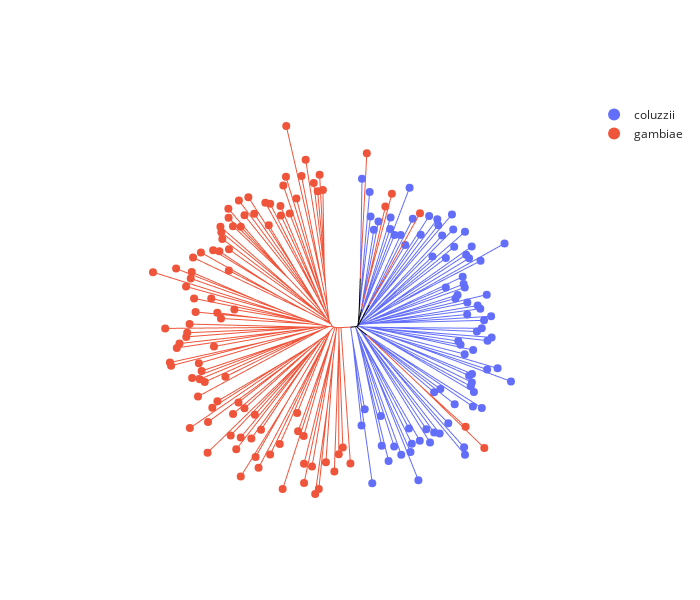

Notebook source saved alongside this figure:
### Code cell
anjl.plot_equal_angle(
    Z3,
    line_width=1,
    marker_size=8,
    count_sort=True,
    color="taxon",
    hover_name="sample_id",
    leaf_data=ld3,
)

### Figure 1 — Plotly figure (JSON) as saved in the notebook; plotly's stock layout.template omitted (floating-point values rounded to 4 significant figures; data arrays with more than 128 entries replaced by an {"elided": "..."} marker saying what was removed)
{"data": [{"hovertemplate": "taxon=coluzzii<br>x=%{x}<br>y=%{y}<extra></extra>", "legendgroup": "coluzzii", "line": {"color": "#636EFA", "dash": "solid", "width": 1}, "marker": {"symbol": "circle"}, "mode": "lines", "name": "coluzzii", "showlegend": false, "type": "scattergl", "x": {"elided": "441 float values"}, "xaxis": "x", "y": {"elided": "441 float values"}, "yaxis": "y"}, {"hovertemplate": "taxon=gambiae<br>x=%{x}<br>y=%{y}<extra></extra>", "legendgroup": "gambiae", "line": {"color": "#EF553B", "dash": "solid", "width": 1}, "marker": {"symbol": "circle"}, "mode": "lines", "name": "gambiae", "showlegend": false, "type": "scattergl", "x": {"elided": "579 float values"}, "xaxis": "x", "y": {"elided": "579 float values"}, "yaxis": "y"}, {"hovertemplate": "taxon=<br>x=%{x}<br>y=%{y}<extra></extra>", "legendgroup": "", "line": {"color": "black", "dash": "solid", "width": 1}, "marker": {"symbol": "circle"}, "mode": "lines", "name": "", "showlegend": false, "type": "scattergl", "x": [0, 0.07208, null, 0, -0.07208, null, -0.07208, -0.011, null, -0.07208, -0.1521, null, -0.1521, -0.3591, null, -0.3591, 0.2276, null, -0.3591, -0.6296, null, -0.6296, -1.767, null, 0.2276, 1.501, null, 1.501, 1.543, null, 1.543, 2.043, null, -0.011, 0.3913, null, 0.3913, 1.137, null, 1.137, 2.015, null, 2.015, 2.707, null, 0.07208, 0.2691, null, 0.07208, 0.2872, null, 0.2872, 0.6801, null, 0.6801, 0.8081, null, 0.2691, 0.5393, null], "xaxis": "x", "y": [0, 0.3411, null, 0, -0.3411, null, -0.3411, -0.3009, null, -0.3411, -0.4218, null, -0.4218, -0.5381, null, -0.5381, -1.13, null, -0.5381, -0.6127, null, -0.6127, -0.7217, null, -1.13, -2.135, null, -2.135, -2.171, null, -2.171, -2.625, null, -0.3009, 0.3229, null, 0.3229, 1.734, null, 1.734, 3.329, null, 3.329, 4.536, null, 0.3411, 3.174, null, 0.3411, 1.096, null, 1.096, 2.955, null, 2.955, 3.512, null, 3.174, 10.95, null], "yaxis": "y"}, {"hovertemplate": "<b>%{hovertext}</b><br><br>taxon=coluzzii<br>x=%{x}<br>y=%{y}<extra></extra>", "hovertext": ["AB0229-C", "AB0094-Cx", "AB0226-C", "AB0222-C", "AB0188-C", "AB0182-C", "AB0210-C", "AB0110-C", "AB0212-C", "AB0109-C", "AB0266-Cx", "AB0282-Cx", "AB0214-C", "AB0276-C", "AB0191-Cx", "AB0227-Cx", "AB0187-C", "AB0247-C", "AB0230-Cx", "AB0095-Cx", "AB0132-C", "AB0123-C", "AB0114-C", "AB0249-Cx", "AB0196-C", "AB0091-C", "AB0088-C", "AB0216-C", "AB0250-Cx", "AB0089-Cx", "AB0112-C", "AB0111-C", "AB0267-C", "AB0234-C", "AB0263-C", "AB0183-C", "AB0193-C", "AB0138-Cx", "AB0124-C", "AB0186-C", "AB0092-C", "AB0240-C", "AB0213-C", "AB0262-Cx", "AB0248-C", "AB0137-Cx", "AB0243-C", "AB0185-Cx", "AB0113-C", "AB0099-Cx", "AB0192-C", "AB0090-C", "AB0242-C", "AB0101-C", "AB0237-C", "AB0115-C", "AB0142-C", "AB0122-C", "AB0098-Cx", "AB0259-Cx", "AB0189-C", "AB0190-C", "AB0100-C", "AB0246-C", "AB0215-C", "AB0181-C", "AB0087-C", "AB0221-C", "AB0258-Cx", "AB0184-C", "AB0223-C", "AB0209-C", "AB0224-C", "AB0194-C", "AB0121-C", "AB0219-Cx", "AB0097-Cx", "AB0257-C", "AB0139-C", "AB0204-C", "AB0140-C", "AB0279-C"], "legendgroup": "coluzzii", "marker": {"color": "#636EFA", "size": 8, "symbol": "circle"}, "mode": "markers", "name": "coluzzii", "orientation": "v", "showlegend": true, "type": "scatter", "x": [0.8326, 3.416, 1.597, 5.679, 7.329, 5.456, 8.672, 10.36, 14.48, 12.58, 12.89, 12.21, 14.8, 17.27, 16.38, 18.25, 19.57, 25.66, 25.44, 21.65, 18.25, 23.18, 19.74, 27.55, 29.69, 27.79, 27.04, 27.3, 26.65, 27.34, 36.68, 30.97, 33.48, 25.58, 27.61, 24.59, 24.04, 31.05, 32.04, 28.5, 29.68, 30.22, 31.91, 26.18, 29.33, 28.7, 26.21, 30.87, 23.37, 23.87, 25.6, 25.32, 21.05, 25.1, 29.39, 35.14, 26.64, 25.93, 27.25, 21.06, 23.06, 25.65, 17.85, 22.84, 20.17, 22.52, 19.25, 19.01, 15.04, 17.06, 11.32, 13.13, 10.25, 8.763, 12.37, 7.705, 7.808, 4.887, 3.78, 3.0, 2.782, 0.9548], "xaxis": "x", "y": [-24.29, -38.14, -20.44, -29.2, -32.82, -22.05, -29.36, -31.3, -37.44, -30.65, -28.68, -25.05, -27.95, -28.39, -25.22, -25.99, -26.22, -31.35, -29.54, -23.78, -16.36, -19.21, -15.59, -19.78, -20.1, -16.28, -14.92, -13.98, -12.38, -11.94, -13.73, -10.86, -10.61, -7.198, -6.231, -4.964, -4.058, -3.972, -3.195, -1.775, -1.008, 0.907, 1.884, 2.319, 3.685, 4.452, 5.173, 7.071, 6.158, 6.993, 8.802, 9.605, 8.78, 11.36, 15.19, 19.36, 15.81, 16.66, 18.62, 15.86, 18.55, 22.15, 16.21, 22.69, 21.26, 26.27, 23.73, 25.18, 21.41, 25.92, 18.97, 25.28, 21.41, 21.37, 32.72, 22.8, 25.6, 24.62, 22.64, 25.79, 31.72, 34.89], "yaxis": "y"}, {"hovertemplate": "<b>%{hovertext}</b><br><br>taxon=gambiae<br>x=%{x}<br>y=%{y}<extra></extra>", "hovertext": ["AB0160-Cx", "AB0096-C", "AB0117-C", "AB0241-C", "AB0130-Cx", "AB0217-C", "AB0127-C", "AB0253-C", "AB0198-C", "AB0277-C", "AB0145-C", "AB0271-Cx", "AB0146-Cx", "AB0264-C", "AB0136-Cx", "AB0239-C", "AB0134-C", "AB0176-Cx", "AB0280-Cx", "AB0159-C", "AB0148-Cx", "AB0129-C", "AB0278-C", "AB0144-C", "AB0273-Cx", "AB0143-Cx", "AB0128-C", "AB0261-Cx", "AB0161-C", "AB0131-Cx", "AB0225-C", "AB0118-C", "AB0235-C", "AB0201-Cx", "AB0174-C", "AB0256-C", "AB0252-C", "AB0231-C", "AB0275-C", "AB0202-Cx", "AB0265-C", "AB0255-C", "AB0167-C", "AB0162-C", "AB0244-C", "AB0208-C", "AB0165-C", "AB0133-C", "AB0179-Cx", "AB0147-C", "AB0205-C", "AB0180-Cx", "AB0126-Cx", "AB0238-C", "AB0172-Cx", "AB0085-Cx", "AB0170-C", "AB0119-C", "AB0135-C", "AB0086-Cx", "AB0232-Cx", "AB0197-C", "AB0153-C", "AB0268-C", "AB0206-C", "AB0274-C", "AB0233-C", "AB0164-C", "AB0151-Cx", "AB0272-Cx", "AB0269-Cx", "AB0178-C", "AB0203-C", "AB0177-C", "AB0207-C", "AB0158-Cx", "AB0236-Cx", "AB0211-C", "AB0218-C", "AB0173-C", "AB0166-C", "AB0104-Cx", "AB0200-C", "AB0283-C", "AB0150-Cx", "AB0169-C", "AB0171-Cx", "AB0103-C", "AB0199-C", "AB0260-C", "AB0228-C", "AB0284-C", "AB0155-Cx", "AB0270-C", "AB0116-C", "AB0175-Cx", "AB0251-C", "AB0157-Cx", "AB0281-Cx"], "legendgroup": "gambiae", "marker": {"color": "#EF553B", "size": 8, "symbol": "circle"}, "mode": "markers", "name": "gambiae", "orientation": "v", "showlegend": true, "type": "scatter", "x": [-8.428, -9.215, -9.675, -10.63, -12.56, -13.54, -17.21, -14.78, -17.29, -17.92, -16.39, -18.6, -18.5, -21.07, -22.23, -21.41, -26.3, -24.9, -28.58, -27.23, -31.1, -28.12, -31.05, -30.0, -33.01, -32.79, -32.55, -30.96, -33.26, -34.75, -37.69, -30.99, -39.56, -39.88, -43.64, -40.13, -49.17, -41.24, -35.2, -39.32, -29.65, -33.75, -38.97, -32.86, -40.4, -46.25, -40.98, -41.2, -42.82, -43.46, -34.55, -45.11, -44.84, -38.19, -37.52, -39.8, -37.96, -36.77, -31.81, -38.38, -33.72, -34.95, -40.34, -35.98, -28.68, -29.97, -27.24, -36.09, -30.54, -24.74, -28.13, -29.21, -25.58, -23.26, -28.13, -24.57, -23.86, -21.08, -18.77, -14.61, -14.38, -18.08, -13.03, -12.96, -12.94, -11.03, -10.28, -9.41, -7.708, -5.682, -4.621, -3.65, -1.829, 30.28, 25.79, 14.86, 8.115, 6.551, 2.104], "xaxis": "x", "y": [32.18, 35.84, 31.85, 33.85, 39.4, 35.52, 47.52, 30.15, 35.33, 33.23, 26.55, 28.32, 26.08, 28.86, 29.12, 23.73, 30.43, 26.48, 29.66, 26.1, 27.67, 23.36, 25.52, 23.5, 23.37, 22.05, 20.44, 17.95, 17.45, 17.73, 17.19, 12.87, 15.97, 12.47, 13.32, 10.96, 12.46, 9.022, 6.164, 6.166, 3.497, 2.741, 2.913, 1.366, 0.01626, -1.026, -2.075, -3.062, -4.657, -5.703, -5.361, -9.214, -9.969, -9.4, -11.23, -12.9, -13.21, -13.88, -12.62, -17.36, -18.48, -20.04, -24.94, -23.48, -18.8, -21.53, -20.2, -30.83, -26.69, -21.73, -27.16, -30.02, -27.42, -25.33, -36.56, -31.84, -34.47, -31.28, -28.73, -21.34, -25.72, -39.57, -26.85, -33.49, -38.09, -34.12, -40.74, -39.51, -33.1, -35.34, -31.21, -29.58, -33.43, -29.71, -24.63, 26.6, 31.24, 28.18, 40.97], "yaxis": "y"}], "layout": {"height": 600, "legend": {"itemsizing": "constant", "tracegroupgap": 0}, "width": 700, "xaxis": {"autorange": true, "domain": [0, 1], "mirror": false, "range": [-66.92, 54.43], "showgrid": false, "showline": false, "showticklabels": false, "ticks": "", "title": {}, "type": "linear"}, "yaxis": {"autorange": true, "domain": [0, 1], "mirror": false, "range": [-46.98, 53.75], "scaleanchor": "x", "scaleratio": 1, "showgrid": false, "showline": false, "showticklabels": false, "ticks": "", "title": {}, "type": "linear"}}}
